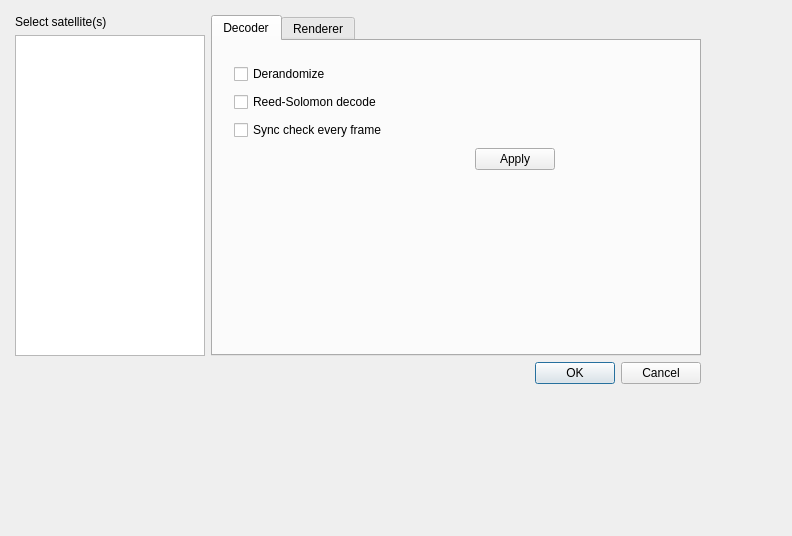
<?xml version="1.0" encoding="UTF-8"?>
<ui version="4.0">
 <class>SatPropDialog</class>
 <widget class="QDialog" name="SatPropDialog">
  <property name="geometry">
   <rect>
    <x>0</x>
    <y>0</y>
    <width>792</width>
    <height>536</height>
   </rect>
  </property>
  <property name="windowTitle">
   <string>Satellite Properties</string>
  </property>
  <widget class="QWidget" name="layoutWidget">
   <property name="geometry">
    <rect>
     <x>10</x>
     <y>10</y>
     <width>731</width>
     <height>451</height>
    </rect>
   </property>
   <layout class="QGridLayout" name="maingridLayout">
    <property name="sizeConstraint">
     <enum>QLayout::SetFixedSize</enum>
    </property>
    <property name="leftMargin">
     <number>5</number>
    </property>
    <property name="topMargin">
     <number>5</number>
    </property>
    <property name="rightMargin">
     <number>5</number>
    </property>
    <item row="0" column="0">
     <widget class="QLabel" name="label_6">
      <property name="text">
       <string>Select satellite(s)</string>
      </property>
     </widget>
    </item>
    <item row="0" column="1" rowspan="2">
     <widget class="QTabWidget" name="tabWidget">
      <property name="minimumSize">
       <size>
        <width>490</width>
        <height>341</height>
       </size>
      </property>
      <property name="maximumSize">
       <size>
        <width>490</width>
        <height>16777215</height>
       </size>
      </property>
      <property name="currentIndex">
       <number>0</number>
      </property>
      <widget class="QWidget" name="tab_2">
       <attribute name="title">
        <string>Decoder</string>
       </attribute>
       <widget class="QWidget" name="layoutWidget">
        <property name="geometry">
         <rect>
          <x>21</x>
          <y>21</y>
          <width>321</width>
          <height>113</height>
         </rect>
        </property>
        <layout class="QGridLayout" name="gridLayout_3">
         <item row="0" column="0">
          <widget class="QCheckBox" name="derandCb">
           <property name="text">
            <string>Derandomize</string>
           </property>
          </widget>
         </item>
         <item row="1" column="0">
          <widget class="QCheckBox" name="rsdecodeCb">
           <property name="text">
            <string>Reed-Solomon decode</string>
           </property>
          </widget>
         </item>
         <item row="3" column="0">
          <spacer name="horizontalSpacer_2">
           <property name="orientation">
            <enum>Qt::Horizontal</enum>
           </property>
           <property name="sizeHint" stdset="0">
            <size>
             <width>178</width>
             <height>20</height>
            </size>
           </property>
          </spacer>
         </item>
         <item row="3" column="1">
          <widget class="QPushButton" name="applyDecoderBtn">
           <property name="text">
            <string>Apply</string>
           </property>
          </widget>
         </item>
         <item row="2" column="0">
          <widget class="QCheckBox" name="syncCheckCb">
           <property name="text">
            <string>Sync check every frame</string>
           </property>
          </widget>
         </item>
        </layout>
       </widget>
      </widget>
      <widget class="QWidget" name="tab">
       <attribute name="title">
        <string>Renderer</string>
       </attribute>
       <widget class="QTabWidget" name="tabWidget_2">
        <property name="geometry">
         <rect>
          <x>0</x>
          <y>0</y>
          <width>461</width>
          <height>291</height>
         </rect>
        </property>
        <property name="currentIndex">
         <number>0</number>
        </property>
        <widget class="QWidget" name="tab_5">
         <attribute name="title">
          <string>RGB</string>
         </attribute>
         <widget class="QWidget" name="layoutWidget">
          <property name="geometry">
           <rect>
            <x>10</x>
            <y>10</y>
            <width>401</width>
            <height>217</height>
           </rect>
          </property>
          <layout class="QGridLayout" name="gridLayout">
           <item row="0" column="0">
            <widget class="QLabel" name="label_15">
             <property name="text">
              <string>Configuration</string>
             </property>
            </widget>
           </item>
           <item row="0" column="1" colspan="2">
            <widget class="QComboBox" name="rgbCb"/>
           </item>
           <item row="0" column="3">
            <widget class="QPushButton" name="delrgbBtn">
             <property name="text">
              <string>Delete</string>
             </property>
            </widget>
           </item>
           <item row="1" column="0">
            <widget class="QLabel" name="label_2">
             <property name="text">
              <string>RGB Name</string>
             </property>
            </widget>
           </item>
           <item row="1" column="1" colspan="2">
            <widget class="QLineEdit" name="rgbnameEd"/>
           </item>
           <item row="1" column="3">
            <widget class="QPushButton" name="addRGBBtn">
             <property name="text">
              <string>Add</string>
             </property>
            </widget>
           </item>
           <item row="2" column="0">
            <widget class="QLabel" name="label">
             <property name="text">
              <string>Composite bands</string>
             </property>
            </widget>
           </item>
           <item row="3" column="0">
            <widget class="QLabel" name="label_3">
             <property name="text">
              <string>Red</string>
             </property>
             <property name="alignment">
              <set>Qt::AlignLeading|Qt::AlignLeft|Qt::AlignVCenter</set>
             </property>
            </widget>
           </item>
           <item row="3" column="1">
            <widget class="QSpinBox" name="rgb_r">
             <property name="minimum">
              <number>1</number>
             </property>
             <property name="maximum">
              <number>64</number>
             </property>
            </widget>
           </item>
           <item row="3" column="2">
            <spacer name="horizontalSpacer">
             <property name="orientation">
              <enum>Qt::Horizontal</enum>
             </property>
             <property name="sizeHint" stdset="0">
              <size>
               <width>88</width>
               <height>20</height>
              </size>
             </property>
            </spacer>
           </item>
           <item row="4" column="0">
            <widget class="QLabel" name="label_4">
             <property name="text">
              <string>Green</string>
             </property>
             <property name="alignment">
              <set>Qt::AlignLeading|Qt::AlignLeft|Qt::AlignVCenter</set>
             </property>
            </widget>
           </item>
           <item row="4" column="1">
            <widget class="QSpinBox" name="rgb_g">
             <property name="minimum">
              <number>1</number>
             </property>
             <property name="maximum">
              <number>64</number>
             </property>
             <property name="value">
              <number>2</number>
             </property>
            </widget>
           </item>
           <item row="5" column="0">
            <widget class="QLabel" name="label_5">
             <property name="text">
              <string>Blue</string>
             </property>
             <property name="alignment">
              <set>Qt::AlignLeading|Qt::AlignLeft|Qt::AlignVCenter</set>
             </property>
            </widget>
           </item>
           <item row="5" column="1">
            <widget class="QSpinBox" name="rgb_b">
             <property name="minimum">
              <number>1</number>
             </property>
             <property name="maximum">
              <number>64</number>
             </property>
             <property name="value">
              <number>4</number>
             </property>
            </widget>
           </item>
           <item row="6" column="0">
            <widget class="QPushButton" name="defaultrgbBtn">
             <property name="enabled">
              <bool>true</bool>
             </property>
             <property name="text">
              <string>Defaults</string>
             </property>
            </widget>
           </item>
           <item row="6" column="3">
            <widget class="QPushButton" name="applyRGB">
             <property name="text">
              <string>Apply</string>
             </property>
            </widget>
           </item>
          </layout>
         </widget>
        </widget>
        <widget class="QWidget" name="tab_6">
         <attribute name="title">
          <string>NDVI</string>
         </attribute>
         <widget class="QWidget" name="layoutWidget">
          <property name="geometry">
           <rect>
            <x>10</x>
            <y>10</y>
            <width>427</width>
            <height>227</height>
           </rect>
          </property>
          <layout class="QGridLayout" name="gridLayout_2">
           <item row="0" column="0">
            <widget class="QLabel" name="label_12">
             <property name="text">
              <string>Configuration</string>
             </property>
            </widget>
           </item>
           <item row="0" column="1" colspan="6">
            <widget class="QComboBox" name="ndviCb"/>
           </item>
           <item row="1" column="0">
            <widget class="QLabel" name="label_7">
             <property name="text">
              <string>NDVI Name</string>
             </property>
            </widget>
           </item>
           <item row="1" column="1" colspan="6">
            <widget class="QLineEdit" name="ndvinameEd">
             <property name="text">
              <string>Vegetation</string>
             </property>
            </widget>
           </item>
           <item row="1" column="7">
            <widget class="QPushButton" name="addndvBtn">
             <property name="text">
              <string>Add</string>
             </property>
            </widget>
           </item>
           <item row="2" column="0">
            <widget class="QLabel" name="label_13">
             <property name="text">
              <string>Visible band</string>
             </property>
            </widget>
           </item>
           <item row="2" column="1" colspan="2">
            <widget class="QSpinBox" name="ndvivisch">
             <property name="minimum">
              <number>1</number>
             </property>
             <property name="maximum">
              <number>10000</number>
             </property>
            </widget>
           </item>
           <item row="2" column="3" colspan="2">
            <widget class="QLabel" name="label_14">
             <property name="text">
              <string>Near IR</string>
             </property>
            </widget>
           </item>
           <item row="2" column="5" colspan="2">
            <widget class="QSpinBox" name="ndvinirch">
             <property name="minimum">
              <number>1</number>
             </property>
             <property name="maximum">
              <number>10000</number>
             </property>
             <property name="value">
              <number>2</number>
             </property>
            </widget>
           </item>
           <item row="3" column="0">
            <widget class="QLabel" name="label_8">
             <property name="text">
              <string>Min NDVI</string>
             </property>
            </widget>
           </item>
           <item row="3" column="1" colspan="2">
            <widget class="QDoubleSpinBox" name="minndvi">
             <property name="decimals">
              <number>3</number>
             </property>
             <property name="minimum">
              <double>-1.000000000000000</double>
             </property>
             <property name="maximum">
              <double>1.000000000000000</double>
             </property>
             <property name="singleStep">
              <double>0.010000000000000</double>
             </property>
             <property name="value">
              <double>0.250000000000000</double>
             </property>
            </widget>
           </item>
           <item row="3" column="3" colspan="2">
            <widget class="QLabel" name="label_9">
             <property name="text">
              <string>Max</string>
             </property>
            </widget>
           </item>
           <item row="3" column="5" colspan="2">
            <widget class="QDoubleSpinBox" name="maxndvi">
             <property name="decimals">
              <number>3</number>
             </property>
             <property name="minimum">
              <double>-1.000000000000000</double>
             </property>
             <property name="maximum">
              <double>1.000000000000000</double>
             </property>
             <property name="singleStep">
              <double>0.010000000000000</double>
             </property>
             <property name="value">
              <double>0.800000000000000</double>
             </property>
            </widget>
           </item>
           <item row="4" column="0">
            <widget class="QLabel" name="label_10">
             <property name="text">
              <string>Color lookup table</string>
             </property>
            </widget>
           </item>
           <item row="4" column="1" colspan="6">
            <widget class="QLineEdit" name="ndviluted">
             <property name="enabled">
              <bool>false</bool>
             </property>
            </widget>
           </item>
           <item row="4" column="7">
            <widget class="QToolButton" name="imageBtn">
             <property name="enabled">
              <bool>false</bool>
             </property>
             <property name="text">
              <string>...</string>
             </property>
            </widget>
           </item>
           <item row="5" column="0">
            <widget class="QLabel" name="label_11">
             <property name="text">
              <string>Render on image</string>
             </property>
            </widget>
           </item>
           <item row="5" column="1" colspan="6">
            <widget class="QComboBox" name="ndviimageCb"/>
           </item>
           <item row="6" column="0">
            <widget class="QPushButton" name="ndvidefaultsBtn">
             <property name="enabled">
              <bool>false</bool>
             </property>
             <property name="text">
              <string>Defaults</string>
             </property>
            </widget>
           </item>
           <item row="6" column="7">
            <widget class="QPushButton" name="applyndviBtn">
             <property name="text">
              <string>Apply</string>
             </property>
            </widget>
           </item>
           <item row="0" column="7">
            <widget class="QPushButton" name="delndviBtn">
             <property name="text">
              <string>Delete</string>
             </property>
            </widget>
           </item>
          </layout>
         </widget>
        </widget>
       </widget>
      </widget>
     </widget>
    </item>
    <item row="2" column="1">
     <widget class="QDialogButtonBox" name="buttonBox">
      <property name="orientation">
       <enum>Qt::Horizontal</enum>
      </property>
      <property name="standardButtons">
       <set>QDialogButtonBox::Cancel|QDialogButtonBox::Ok</set>
      </property>
     </widget>
    </item>
    <item row="1" column="0">
     <widget class="QListWidget" name="satlistWidget">
      <property name="minimumSize">
       <size>
        <width>190</width>
        <height>0</height>
       </size>
      </property>
      <property name="maximumSize">
       <size>
        <width>190</width>
        <height>16777215</height>
       </size>
      </property>
      <property name="selectionMode">
       <enum>QAbstractItemView::ExtendedSelection</enum>
      </property>
     </widget>
    </item>
   </layout>
  </widget>
 </widget>
 <resources/>
 <connections>
  <connection>
   <sender>buttonBox</sender>
   <signal>accepted()</signal>
   <receiver>SatPropDialog</receiver>
   <slot>accept()</slot>
   <hints>
    <hint type="sourcelabel">
     <x>248</x>
     <y>254</y>
    </hint>
    <hint type="destinationlabel">
     <x>157</x>
     <y>274</y>
    </hint>
   </hints>
  </connection>
  <connection>
   <sender>buttonBox</sender>
   <signal>rejected()</signal>
   <receiver>SatPropDialog</receiver>
   <slot>reject()</slot>
   <hints>
    <hint type="sourcelabel">
     <x>316</x>
     <y>260</y>
    </hint>
    <hint type="destinationlabel">
     <x>286</x>
     <y>274</y>
    </hint>
   </hints>
  </connection>
 </connections>
</ui>
